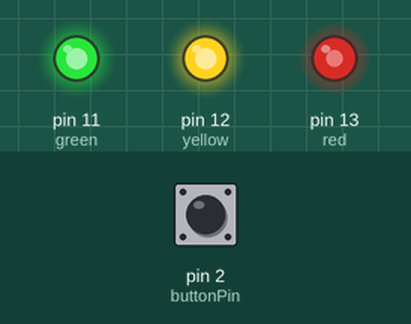
This sketch was run on a simulated Arduino Uno, built with avr-gcc and run on an emulated ATmega328P. Parts: output pins drawn as LEDs (lit = HIGH). Inputs (shaded band) come from the test bench; at power-on: pin 2 (buttonPin) HIGH.

Above: at 1.2 s.
1.3 s: pin 2 (buttonPin) pulled LOW for 0.15 s
At 2.5 s:
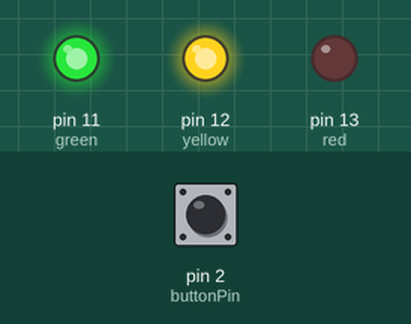
At 9.2 s:
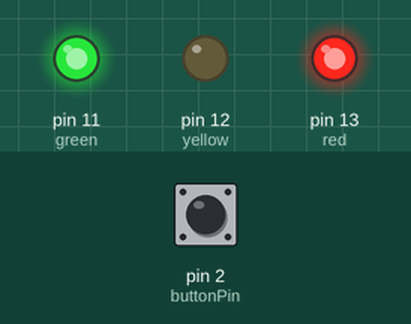
10.4 s: pin 2 (buttonPin) pulled LOW for 1 s
At 14.9 s:
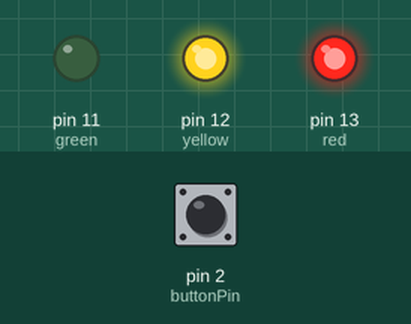
Timing chart, 0 to 22.8 s (numbered marks = the images above; inputs shaded):
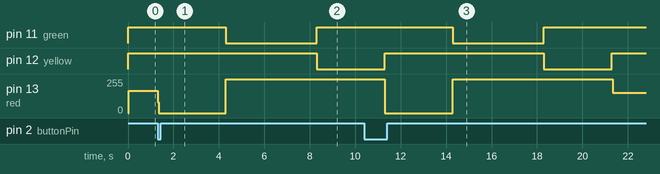

Measured:
- after the input at 1.3 s, pin 11 (green): HIGH → LOW after 3.0 s, → HIGH 4.0 s later; pin 12 (yellow): HIGH → LOW after 7.0 s; pin 13 (red): 166/255 → 0/255 at once, → 255/255 3.0 s later
- after the input at 10.4 s, pin 11 (green): HIGH → LOW after 3.9 s, → HIGH 4.0 s later; pin 13 (red): 255/255 → 0/255 after 0.90 s, → 255/255 3.0 s later, → 153/255 7.0 s later

The sketch:

trafficlights.ino
```cpp
const int buttonPin = 2;


const int red = 13;
const int yellow = 12;
const int green = 11;


int buttonState = 0;

void setup() {

  pinMode(red, OUTPUT);
  pinMode(yellow, OUTPUT);
  pinMode(green, OUTPUT);
  pinMode(buttonPin, INPUT);
}

void loop() {
  digitalWrite(red, LOW);

  buttonState = digitalRead(buttonPin);

 if (buttonState == LOW){

      digitalWrite(red, LOW);
      delay(3000);

      digitalWrite(red, HIGH);

      digitalWrite(green, LOW);
      delay (4000);

      digitalWrite(green, HIGH);

      digitalWrite(yellow, LOW);
      delay (3000);

      digitalWrite(yellow, HIGH);
 }

 else{
      digitalWrite(red, HIGH);
      digitalWrite(yellow, HIGH);
      digitalWrite(green, HIGH);
 }


}
```
